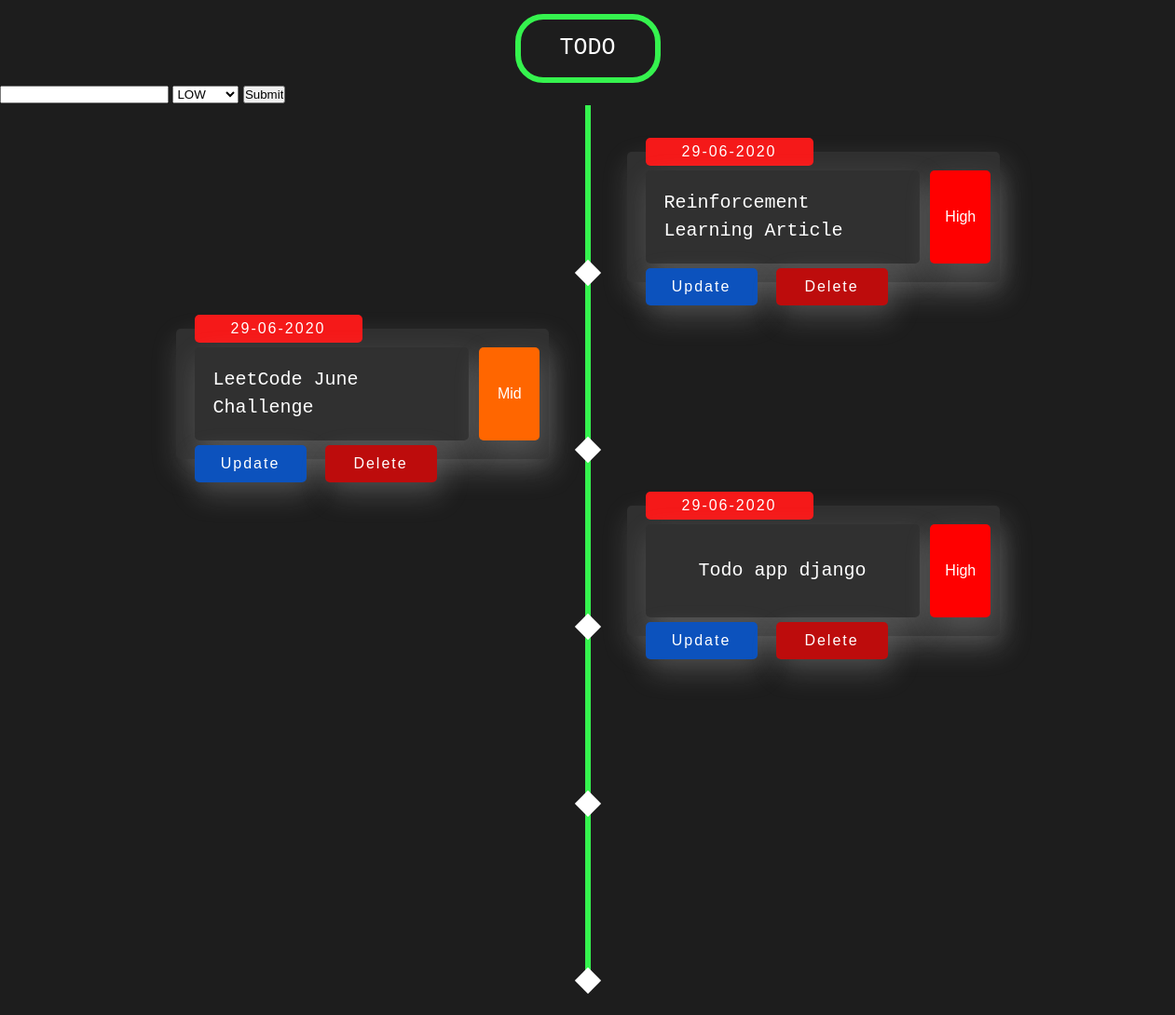
The page / on the database its author committed.
### todo_app/models.py (models this page shows, shortened)
class Task(models.Model):
    title = models.CharField(max_length=500)
    complete = models.BooleanField(default=False)
    created = models.DateTimeField(auto_now_add=True)
    priority = models.CharField(max_length=7, choices=PRIORITY_CHOICES, default='Low')

### todo_app/views.py (the view)
# urls.py: path('', views.home, name='todo-home'), # Format-> route, function(like flask)
def home(request):
    tasks = Task.objects.all()
    form = TaskForm()
    if request.method == 'POST':
        form  = TaskForm(request.POST)
        if form.is_valid():
            form.save()
        return redirect('/')
    context = {'tasks':tasks,'form':form}
    return render(request, 'todo_app/home.html', context)

### todo_app/forms.py
class TaskForm(forms.ModelForm):
    class Meta:
        model = Task
        fields = '__all__'

### todo_app/templates/todo_app/home.html (shortened to what this page needs)
{% extends 'todo_app/base.html'%}
{%block content %}
<div class="form-stuffs">
  <form method="POST" action="/">
    {{form.title}}
    {{form.priority}}
    <input type="submit" name="Create Task">
  </form>
</div>
  <section class="timeline">
        <ul>
          {% for task in tasks%}
          <li>
            <div>
              <time>
               {{task.created|date:'d-m-Y'}}
              </time>
              <div class="discovery">
                <p>
                  {{task.title}}
                </p>
              </div>
              <div class="scientist {{ task.priority }}">
                {{ task.priority }}
              </div>
              <div class="update-task">
                <a href="{% url 'update' task.id %}">Update</a>
              </div>
              <div class="delete-task">
                <a href="{% url 'delete' task.id %}">Delete</a>
              </div>
            </div>
          </li>
          {% endfor %}
        </ul>
      </section>
{%endblock content %}

### todo_app/static/todo_app/style.css (style rules this page uses)
*, *::before, *::after { margin: 0; padding: 0; box-sizing: border-box; }
body { font: normal 16px/1.5 'Titillium Web', sans-serif; background: rgb(29, 29, 29); color: #3c3f64; overflow-x: hidden; padding-bottom: 50px; }
.timeline ul li { list-style-type: none; position: relative; width: 6px; margin: 0 auto; padding-top: 50px; background: rgb(53, 243, 78); }
.timeline ul li::after { content: ''; position: absolute; left: 50%; bottom: 0; transform: translateX(-50%) rotate(45deg); width: 20px; height: 20px; z-index: 2; background: #fff; }
.timeline ul li div { position: relative; bottom: 0; width: 400px; padding: 20px; color:white; background: rgb(48, 48, 48); box-shadow: 4px 13px 30px 1px rgba(216, 216, 216, 0.212); border-radius: 5px; display: flex; align-items: center; }
.timeline ul li div time { position: absolute; background: #f51919; width: 180px; height: 30px; top: -15px; border-radius: 5px; display: flex; justify-content: center; align-items: center; letter-spacing: 2px; }
.timeline ul li div div { height: 100px; display: flex; flex-direction: column; justify-content: center; align-items: center; }
.timeline ul li div .discovery { margin-right: 1px; font-size: 20px; font-family: monospace; }
.timeline ul li div .scientist { text-align: center; right:1%; left:3%; width: 65px; }
.High { background: rgb(255, 0, 0) !important; }
.Mid { background: rgb(255, 102, 0) !important; }
.timeline ul li:nth-of-type(odd) > div { left: 45px; }
.timeline ul li:nth-of-type(even) > div { left: -439px; }
.timeline ul li div { visibility: hidden; opacity: 0; transition: all 0.5s ease-in-out; }
.timeline ul li:nth-of-type(odd) div { transform: translate3d(100px, -10px, 0) rotate(10deg); }
.timeline ul li:nth-of-type(even) div { transform: translate3d(-100px, -10px, 0) rotate(10deg); }
.timeline ul li.in-view div { transform: none; visibility: visible; opacity: 1; }
.timeline ul li div .update-task { position: absolute; background: #0c52bd; width: 120px; height: 20px; top: 125px; border-radius: 5px; display: flex; justify-content: center; align-items: center; letter-spacing: 2px; }
.timeline ul li div .update-task a { text-decoration: none; color:white; }
.timeline ul li div .delete-task { position: absolute; background: #bd0c0c; width: 120px; height: 20px; right:120px; top: 125px; border-radius: 5px; display: flex; justify-content: center; align-items: center; letter-spacing: 2px; }
.timeline ul li div .delete-task a { text-decoration: none; color:white; }

### rows shown on the page
Task: created "29-06-2020", title "Reinforcement Learning Article", priority "High"
Task: created "29-06-2020", title "LeetCode June Challenge", priority "Mid"
Task: created "29-06-2020", title "Todo app django", priority "High"
